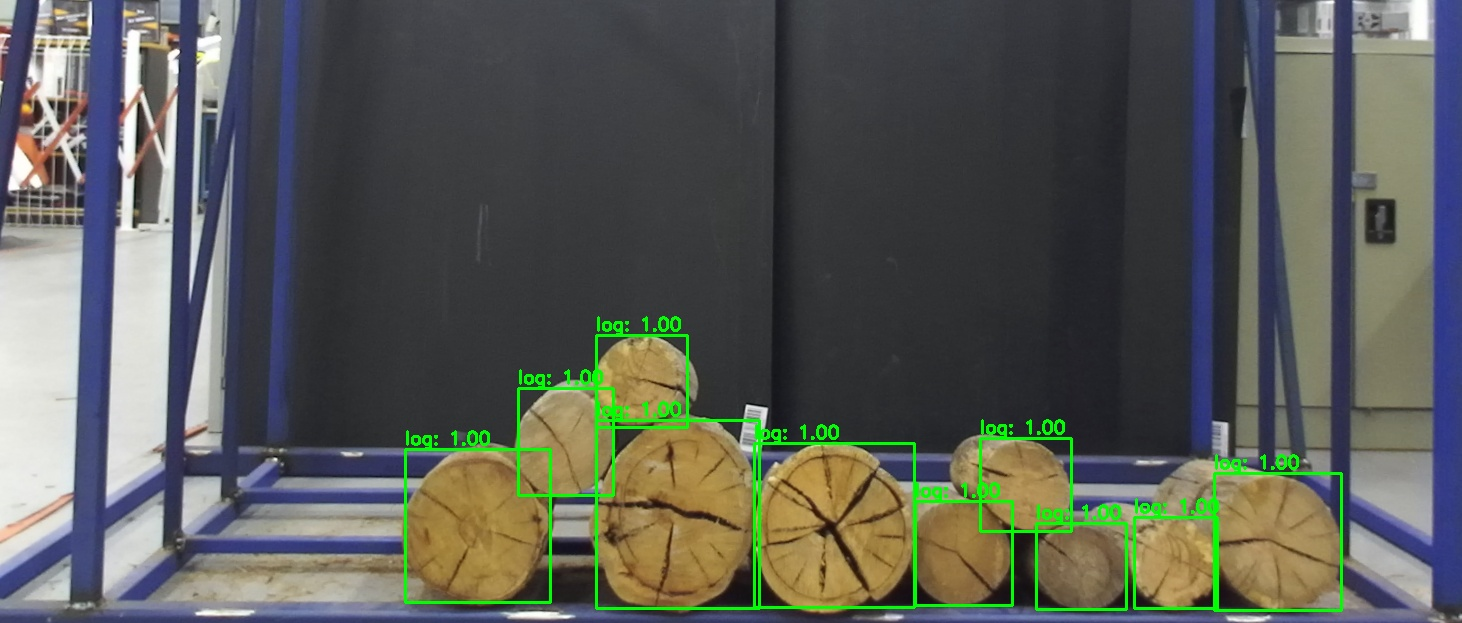
#> input picture Portfolio4/rcnn_test/detected_batch0_img1.jpg, 1462 x 623 px, found by its file name; its folder holds only this picture in this run
$ jupyter execute --allow-errors Portfolio-4-task2+3.ipynb   (shell and % lines are left out)
#> lines starting #> are read from the running program, lines starting #| are printed output that depends on the picture; after the words box and inside, x2 and y2 are one past the last pixel; in counts of white or black regions, pixels touching at a corner belong together
[cell 1]
import torch
print(torch.__version__)
print(torch.version.cuda)
print(torch.cuda.is_available())
#> (this line was passed over: torch is not available in this run)

[cell 2]
import labelme2coco


labelme_train = "/content/drive/MyDrive/Colab Notebooks/AI for engineering/Portfolio 4/Data/task2/train"
json_train = "/content/drive/MyDrive/Colab Notebooks/AI for engineering/Portfolio 4/Data/task2/train_coco"

labelme_test = "/content/drive/MyDrive/Colab Notebooks/AI for engineering/Portfolio 4/Data/task2/test"
json_test = "/content/drive/MyDrive/Colab Notebooks/AI for engineering/Portfolio 4/Data/task2/test_coco"


def convert_json_to_coco(json_path, export_path):
    """
    Convert JSON annotations to COCO format.

    Args:
        json_path (str): Path to the input JSON file.
        export_path (str): Path to save the output COCO JSON file.
    """
    # Convert JSON to COCO format
    labelme2coco.convert(json_path, export_path)
#> (this line was passed over: labelme2coco is not available in this run)
    print(f"Converted {json_path} to COCO format and saved to {export_path}")

# Convert training annotations
convert_json_to_coco(labelme_train, json_train)
# Convert testing annotations
convert_json_to_coco(labelme_test, json_test)

[cell 3]
import os
import torch
import torchvision
import numpy as np
import cv2
from torch.utils.data import Dataset, DataLoader
import json
import torchvision.transforms as T


# SECTION 1: Data Loading

print("SECTION 1: Data Loading...")


train_json = os.path.join(json_train, "dataset.json")
train_images = labelme_train

test_json = os.path.join(json_test, "dataset.json")
test_images = labelme_test

print(f"Train JSON: {train_json}")
print(f"Train Images Dir: {train_images}")
print(f"Test JSON: {test_json}")
print(f"Test Images Dir: {test_images}")

# Custom Dataset for COCO Annotations
class LogsDataset(Dataset):
    # [17 lines left out: function __init__, not called in this run]

    def __len__(self):
        return len(self.images)

    # [39 lines left out: function __getitem__, not called in this run]

#> (a cell that did not finish here is left out)

[cell 5]
# SECTION 2: Model Setup

print("SECTION 2: Model Setup...")

#> (the rest of this cell did not finish here and is left out)

[cell 6]
# SECTION 3: Training & Testing

print("SECTION 3: Training & Testing...")

# Optimizer
#> (the rest of this cell did not finish here and is left out)

[cell 7]
print("Starting Evaluation / Testing")
#> (the rest of this cell did not finish here and is left out)

#> (a cell that did not finish here is left out)

[cell 9]
import cv2
import numpy as np

# [10 lines left out: function draw_predictions, not called in this run]


#> (the rest of this cell did not finish here and is left out)

[cell 10]
import cv2
import os

def count_logs_in_image(image_path):
    """
    Loads an image and counts the number of green bounding boxes (logs).
    """
    img = cv2.imread(image_path)
#> img is the input picture: shape (623, 1462, 3); mean B, G, R 86.2, 91.9, 89.3
    if img is None:
        print(f"Error: Could not load image {image_path}")
        return 0

    # Convert the image to HSV color space to easily detect green
    hsv = cv2.cvtColor(img, cv2.COLOR_BGR2HSV)
#> hsv: shape (623, 1462, 3); mean H, S, V 84.7, 58, 104.5

    # Define the range for green color in HSV
    # These values might need adjustment based on the exact shade of green used
    lower_green = np.array([35, 100, 100])
    upper_green = np.array([85, 255, 255])

    # Create a mask for green pixels
    mask = cv2.inRange(hsv, lower_green, upper_green)
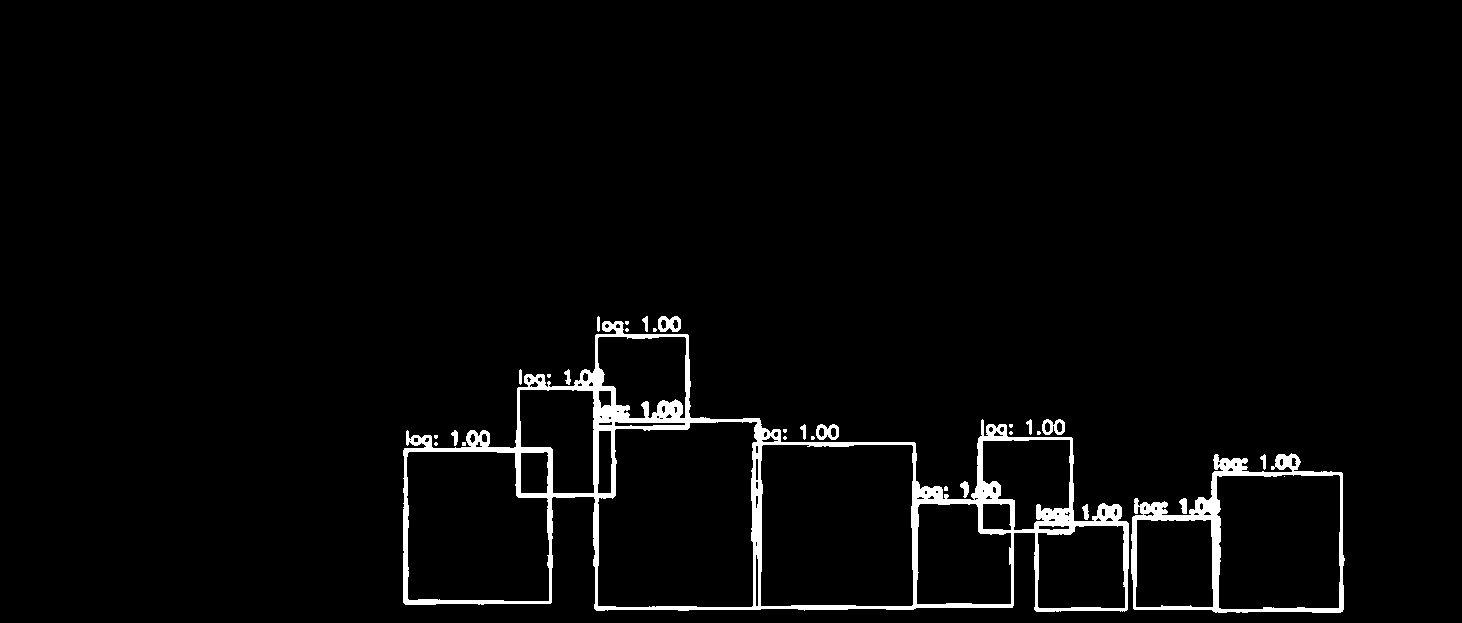
#> mask: shape (623, 1462); 2.9% white; 31 white regions (15 under 20 px)

    # Find contours in the mask
    contours, _ = cv2.findContours(mask, cv2.RETR_EXTERNAL, cv2.CHAIN_APPROX_SIMPLE)
#> contours = 30 contours, 14 with area under 20; largest, box (x1, y1, x2, y2) and area: (403, 321, 1129, 612) 124213, (1131, 453, 1345, 613) 27105, (658, 316, 681, 332) 280, (816, 424, 839, 440) 268, (1042, 419, 1065, 435) 256

    # Count the number of contours (assuming each contour corresponds to a log bounding box)
    # We can add further checks here if needed, e.g., based on contour area
    log_count = len(contours)
#> log_count = 30

    return log_count

# Directory containing the saved images
output_dir = "/content/drive/MyDrive/Colab Notebooks/AI for engineering/Portfolio 4/rcnn_test"

# Iterate through the images in the directory and count logs
for filename in os.listdir(output_dir):
    if filename.endswith(".jpg"):
        image_path = os.path.join(output_dir, filename)
        count = count_logs_in_image(image_path)
#> count = 30
        print(f"Image: {filename}, Detected Logs: {count}")
#| Image: detected_batch0_img1.jpg, Detected Logs: 30
